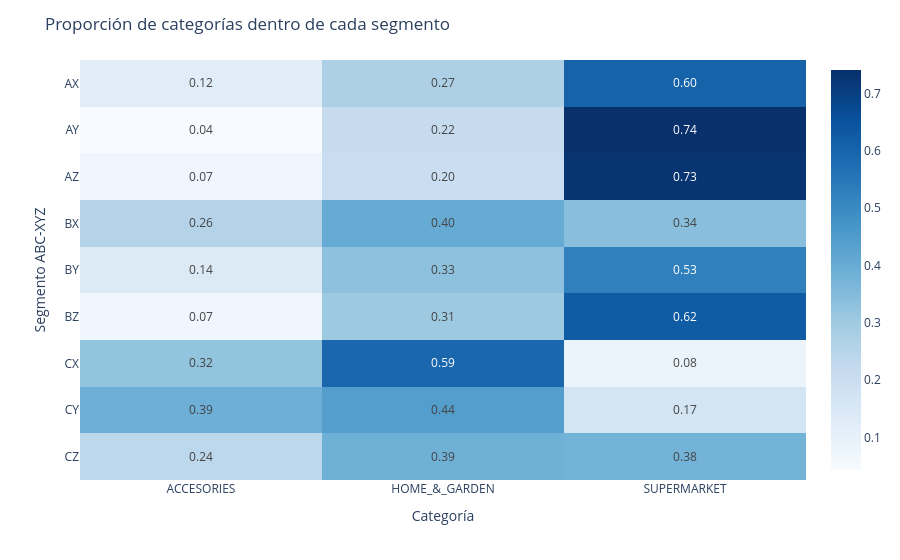

Source (notebook cell):
### Code cell
tabla_pct = pd.crosstab(
    segmentacion["segmento"],
    segmentacion["category"],
    normalize="index"
)

fig = px.imshow(
    tabla_pct,
    text_auto=".2f",
    color_continuous_scale="Blues",
    aspect="auto"
)

fig.update_layout(
    title="Proporción de categorías dentro de cada segmento",
    xaxis_title="Categoría",
    yaxis_title="Segmento ABC-XYZ"
)

fig.show()

### Figure 1 — Plotly figure (JSON) as saved in the notebook; plotly's stock layout.template omitted (floating-point values rounded to 4 significant figures)
{"data": [{"coloraxis": "coloraxis", "hovertemplate": "category: %{x}<br>segmento: %{y}<br>color: %{z}<extra></extra>", "name": "0", "texttemplate": "%{z:.2f}", "type": "heatmap", "x": ["ACCESORIES", "HOME_&_GARDEN", "SUPERMARKET"], "xaxis": "x", "y": ["AX", "AY", "AZ", "BX", "BY", "BZ", "CX", "CY", "CZ"], "yaxis": "y", "z": [[0.1247, 0.272, 0.6033], [0.04357, 0.2157, 0.7407], [0.07059, 0.2, 0.7294], [0.257, 0.4022, 0.3408], [0.1384, 0.3341, 0.5274], [0.07042, 0.3052, 0.6244], [0.3248, 0.5924, 0.0828], [0.3881, 0.442, 0.1698], [0.2369, 0.3855, 0.3775]]}], "layout": {"coloraxis": {"colorscale": [[0, "rgb(247,251,255)"], [0.125, "rgb(222,235,247)"], [0.25, "rgb(198,219,239)"], [0.375, "rgb(158,202,225)"], [0.5, "rgb(107,174,214)"], [0.625, "rgb(66,146,198)"], [0.75, "rgb(33,113,181)"], [0.875, "rgb(8,81,156)"], [1, "rgb(8,48,107)"]]}, "margin": {"t": 60}, "title": {"text": "Proporción de categorías dentro de cada segmento"}, "xaxis": {"anchor": "y", "domain": [0, 1], "title": {"text": "Categoría"}}, "yaxis": {"anchor": "x", "autorange": "reversed", "domain": [0, 1], "title": {"text": "Segmento ABC-XYZ"}}}}
